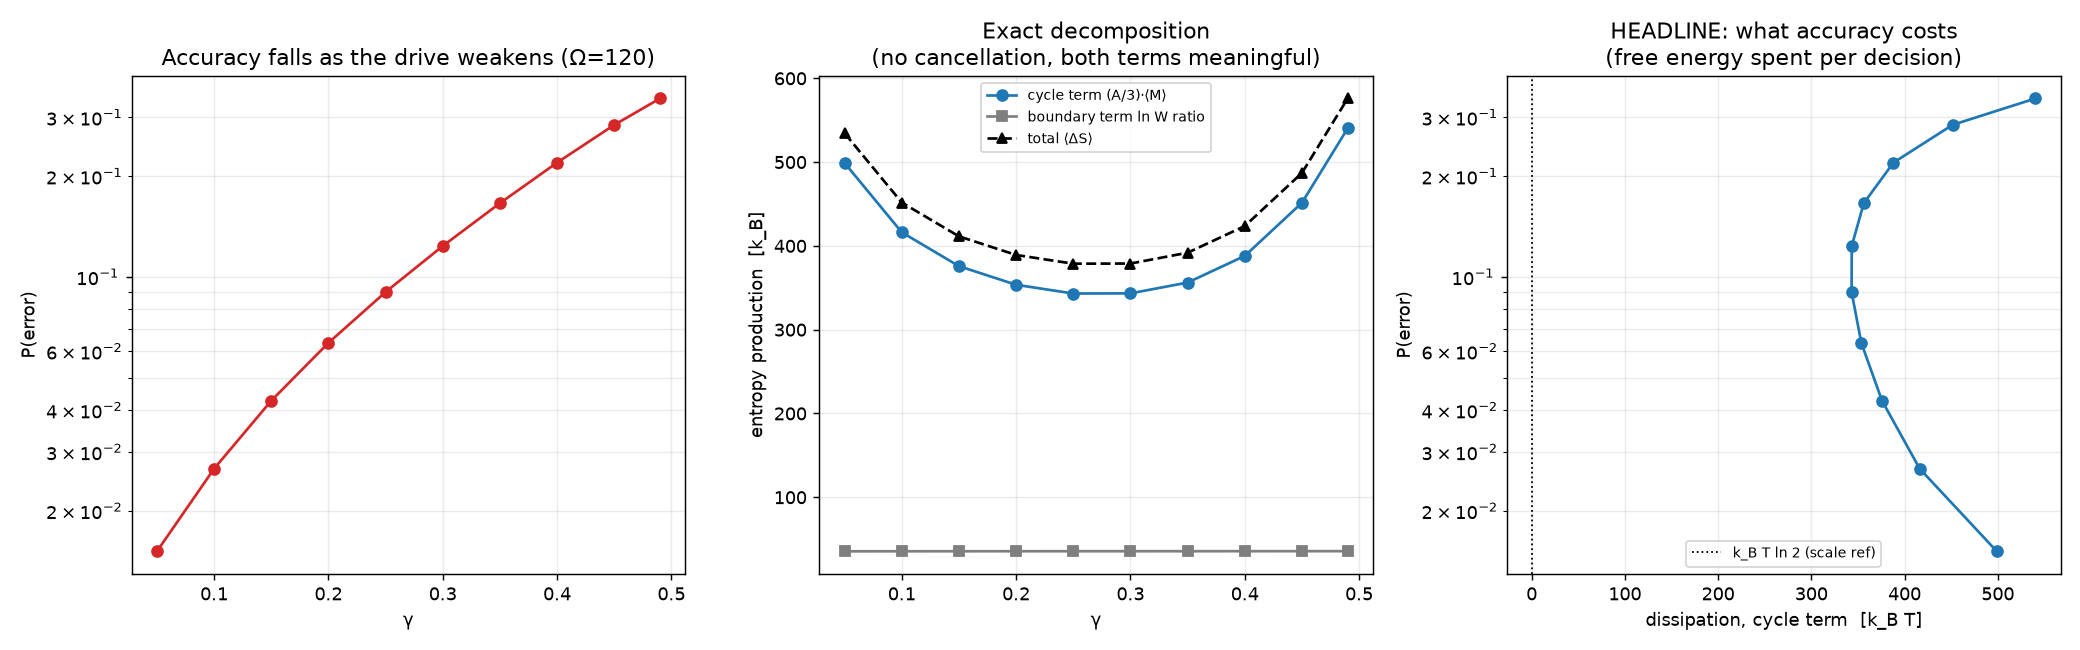

Here is the Python script that generated this plot:
"""Part A: what does a decision cost, in free energy?

Sweep gamma over the bistable range and, for each, solve the exact CME for a
biased start run to |delta| >= theta_decide(gamma). Report the error probability
against the dissipation, decomposed exactly (docs/.../dissipation-design.md 2.5):

    dS_total = ln[W(n_stop)/W(n_0)]  +  (A/3) * (M_forward - M_reverse)
               ^^^ boundary term         ^^^ cycle term

Two independently interpretable Hill/Schnakenberg terms. The boundary term is
small and nearly gamma-independent; the cycle term carries the physics, and is
the x-axis of the headline plot.

TWO PROTOCOL POINTS THAT ARE NOT OPTIONAL, both learned the hard way:

  * Thresholds scale with the landscape. A FIXED theta = 0.5 is unreachable above
    gamma ~ 0.417 (delta*(0.49) = 0.187), which turns "deciding" into
    "fluctuating past the attractor" and inflates the measured dissipation by an
    order of magnitude -- a protocol artifact that looks exactly like physics.
  * The start is B(0) = 0 with the bias carried by the committed species, per
    design.md 4 and restoration_wall.py. The alternative ((1/3,1/3,1/3) + bias)
    differs by 36% in P(error).

Landauer: the cost is extensive in Omega and grows as ln(1/gamma), roughly
(A/3)*O(Omega) ~ 1.9*Omega*ln(1/gamma) k_B T. So any "orders of magnitude above
k_B T ln 2" statement is an instance at a stated (Omega, gamma), not a bound --
Landauer does not apply to this protocol; the point is the scale gap.

    python -m experiments.dissipation_decision
"""

from __future__ import annotations

import argparse
import json
import os

import numpy as np

from crnl.cme import ep_rate, first_passage
from crnl.networks.am_reversible import (
    GAMMA_C,
    am_reversible,
    cycle_affinity,
    delta_star,
    initial_counts,
    reverse_pairing,
    theta_decide,
)
from crnl.thermo import decompose, ln_multinomial


def run_gamma(gamma: float, omega: int, count_diff: int, theta_counts: int) -> dict:
    """One exact solve at fixed gamma.

    The bias is a fixed INTEGER count difference and the threshold a fixed
    integer count, both held constant across the gamma sweep. Driving either off
    a fraction of delta_star(gamma) makes the realised value jitter on the
    integer lattice, and one molecule of bias is worth ~20 k_B of dissipation --
    enough to manufacture a fold-back in the headline curve that looks like
    physics. `theta_frac` remains available for single-gamma work.
    """
    net = am_reversible(gamma)
    pairing = reverse_pairing(net)
    A = cycle_affinity(net, pairing)
    n0 = initial_counts(omega, gamma, count_diff=count_diff)

    def absorbing(n):
        return abs(int(n[0]) - int(n[1])) >= theta_counts

    fp = first_passage(net, omega, float(omega), n0, absorbing, pairing)
    sigma = ep_rate(net, omega, float(omega), pairing)

    # Use the EXACT expected boundary term from the solve. A hand-built
    # representative stopping state gets the sign wrong, because real absorbing
    # states carry a large blank population that an n_B = 0 state does not.
    dec = decompose(n0, None, fp["net_reaction_firings"], A,
                    boundary=fp["boundary"])
    return {
        "gamma": gamma,
        "affinity": A,
        "theta_counts": theta_counts,
        "theta": theta_counts / omega,
        "delta_star": delta_star(gamma),
        "theta_over_delta_star": (theta_counts / omega) / delta_star(gamma),
        "count_diff": count_diff,
        "realised_bias": float((n0[0] - n0[1]) / omega),
        "p_error": 1.0 - fp["split"],
        "mean_time": fp["mean_time"],
        "sigma": sigma,
        "net_reaction_firings": fp["net_reaction_firings"],
        "boundary": dec["boundary"],
        "cycle": dec["cycle"],
        "total": dec["total"],
        "valid": fp["valid"],
        "residual": fp["residual"],
    }


def make_figure(rows, omega, out_path):
    import matplotlib
    matplotlib.use("Agg")
    import matplotlib.pyplot as plt

    ok = [r for r in rows if r["valid"]]
    g = np.array([r["gamma"] for r in ok])
    fig, (ax1, ax2, ax3) = plt.subplots(1, 3, figsize=(16, 5))

    ax1.semilogy(g, [r["p_error"] for r in ok], "o-", color="#d62728")
    ax1.set_xlabel("γ"); ax1.set_ylabel("P(error)")
    ax1.set_title(f"Accuracy falls as the drive weakens (Ω={omega})")
    ax1.grid(alpha=0.25, which="both")

    ax2.plot(g, [r["cycle"] for r in ok], "o-", color="#1f77b4",
             label="cycle term (A/3)·⟨M⟩")
    ax2.plot(g, [r["boundary"] for r in ok], "s-", color="#7f7f7f",
             label="boundary term ln W ratio")
    ax2.plot(g, [r["total"] for r in ok], "^--", color="black", label="total ⟨ΔS⟩")
    ax2.set_xlabel("γ"); ax2.set_ylabel("entropy production  [k_B]")
    ax2.set_title("Exact decomposition\n(no cancellation, both terms meaningful)")
    ax2.legend(fontsize=8); ax2.grid(alpha=0.25)

    ax3.semilogy([r["cycle"] for r in ok], [r["p_error"] for r in ok],
                 "o-", color="#1f77b4")
    ax3.axvline(np.log(2), color="black", ls=":", lw=1, label="k_B T ln 2 (scale ref)")
    ax3.set_xlabel("dissipation, cycle term  [k_B T]")
    ax3.set_ylabel("P(error)")
    ax3.set_title("HEADLINE: what accuracy costs\n(free energy spent per decision)")
    ax3.legend(fontsize=8); ax3.grid(alpha=0.25, which="both")

    fig.tight_layout()
    fig.savefig(out_path, dpi=130)
    print(f"wrote figure -> {out_path}")


def main():
    here = os.path.dirname(__file__)
    p = argparse.ArgumentParser(description=__doc__)
    p.add_argument("--omega", type=int, default=120)
    p.add_argument("--gammas", type=float, nargs="+",
                   default=[0.05, 0.1, 0.15, 0.2, 0.25, 0.3, 0.35, 0.4, 0.45, 0.49])
    p.add_argument("--count-diff", type=int, default=16,
                   help="initial n_X - n_Y, an exact integer held across the sweep")
    p.add_argument("--theta-counts", type=int, default=None,
                   help="decision threshold in molecules; default 0.35*omega. "
                        "Held constant across gamma so the protocol does not "
                        "jitter on the integer lattice.")
    p.add_argument("--out", default=os.path.join(here, "dissipation_decision.png"))
    p.add_argument("--data", default=os.path.join(
        here, os.pardir, "results", "dissipation_decision.json"))
    args = p.parse_args()

    theta_counts = args.theta_counts or int(round(0.35 * args.omega))

    print(f"Part A: exact cost of a decision  (Omega={args.omega}, "
          f"count_diff={args.count_diff}, theta={theta_counts} molecules)")
    rows = [run_gamma(g, args.omega, args.count_diff, theta_counts)
            for g in args.gammas if g < GAMMA_C]

    print(f"{'gamma':>6} {'A':>7} {'th/d*':>7} {'bias':>7} {'P(err)':>9} "
          f"{'<T>':>9} {'cycle':>10} {'bound':>8} {'total':>10} valid")
    for r in rows:
        print(f"{r['gamma']:>6.3f} {r['affinity']:>7.3f} "
              f"{r['theta_over_delta_star']:>7.3f} "
              f"{r['realised_bias']:>7.4f} {r['p_error']:>9.4g} "
              f"{r['mean_time']:>9.3g} {r['cycle']:>10.2f} {r['boundary']:>8.2f} "
              f"{r['total']:>10.2f} {r['valid']}")

    unreachable = [r["gamma"] for r in rows if r["theta_over_delta_star"] >= 1.0]
    if unreachable:
        print(f"\nWARNING: theta exceeds delta* at gamma = {unreachable}; there "
              "the 'decision' is a fluctuation PAST the attractor and the "
              "dissipation is a protocol artifact. Lower --theta-counts.")

    dropped = [r["gamma"] for r in rows if not r["valid"]]
    if dropped:
        print(f"\nDROPPED (solve invalid): gamma = {dropped}")

    os.makedirs(os.path.dirname(os.path.abspath(args.data)), exist_ok=True)
    with open(args.data, "w") as fh:
        json.dump({"omega": args.omega, "count_diff": args.count_diff,
                   "theta_counts": theta_counts, "rows": rows}, fh, indent=2)
    print(f"wrote data -> {args.data}")
    make_figure(rows, args.omega, args.out)


if __name__ == "__main__":
    main()
